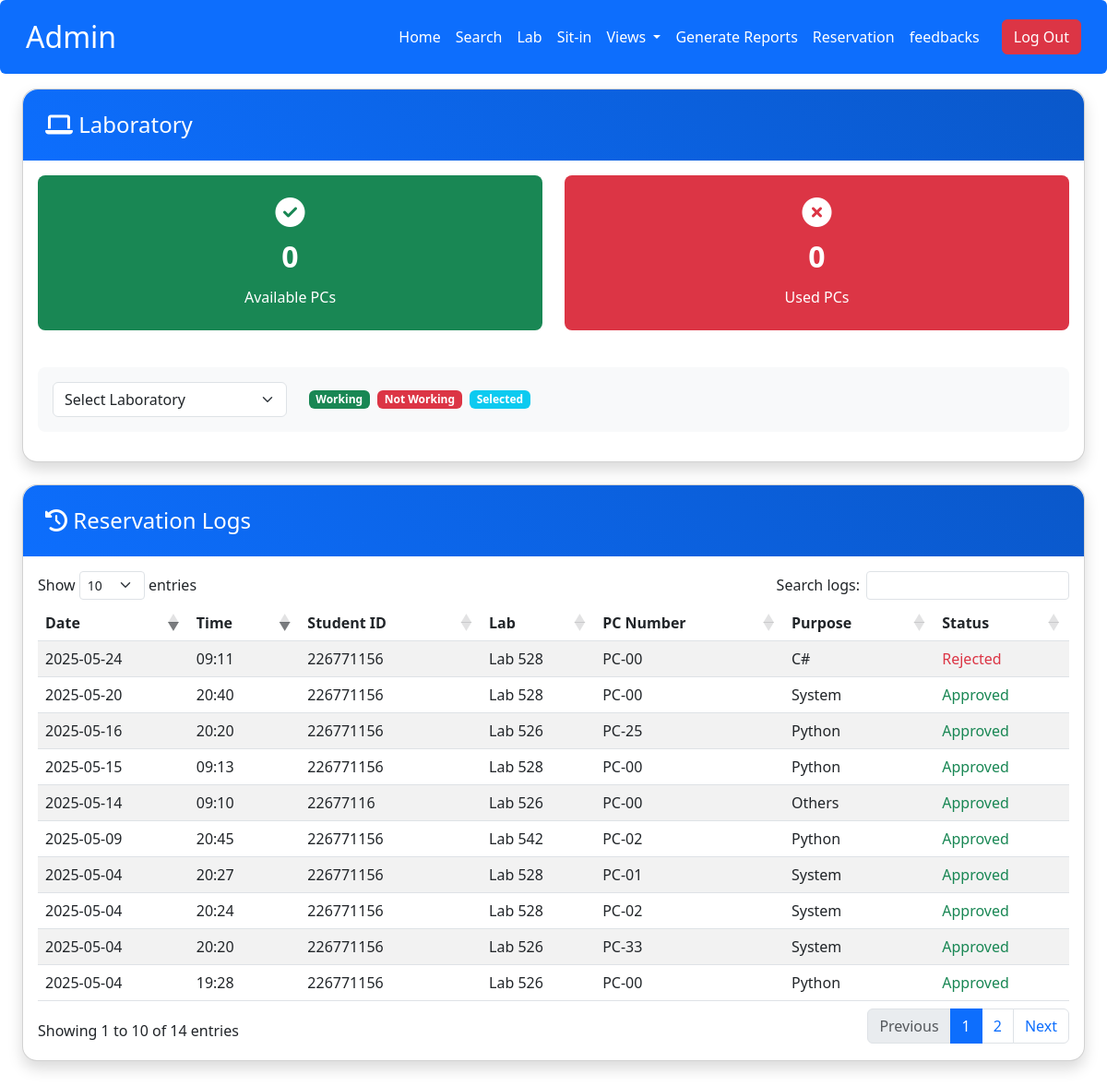
Before: /admin/lab_management.php with the older database file.
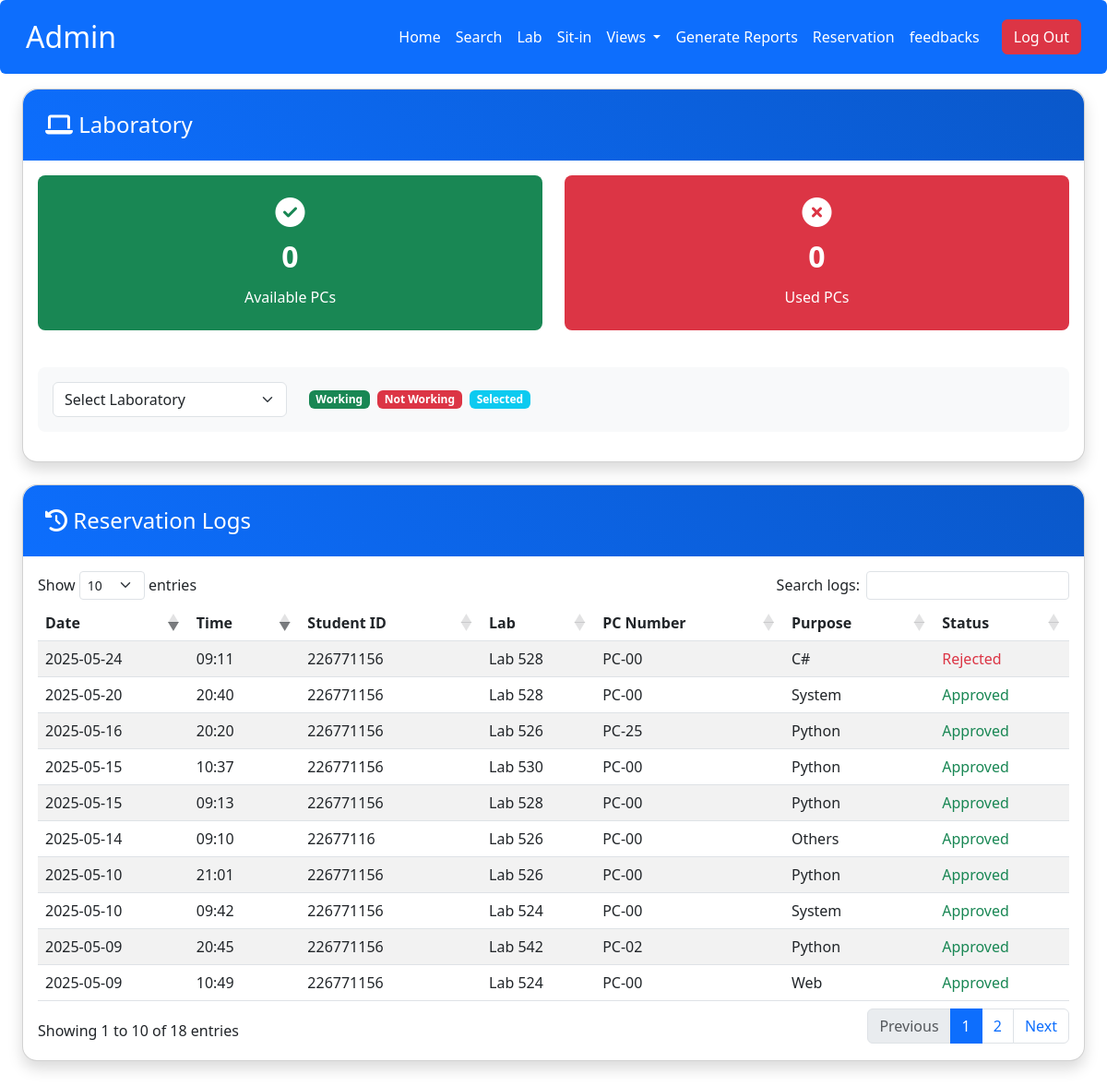
After: the same page with the newer database file.
### tables this page shows
CREATE TABLE `reservation` (
  `reservation_id` int(11) NOT NULL,
  `id_number` int(11) NOT NULL,
  `lab` varchar(11) NOT NULL,
  `pc_number` int(11) NOT NULL,
  `purpose` varchar(50) NOT NULL,
  `reservation_date` varchar(10) NOT NULL,
  `reservation_time` varchar(10) NOT NULL,
  `status` varchar(10) NOT NULL DEFAULT 'pending',
  `created_at` timestamp NOT NULL DEFAULT current_timestamp()
);

### admin/lab_management.php (the view, shortened to what this page needs)
<?php
include('db.php');
include('admin_navbar.php');
?>
<!DOCTYPE html>
<html lang="en">
<head>
    <link rel="stylesheet" href="https://cdn.jsdelivr.net/npm/bootstrap@5.3.0/dist/css/bootstrap.min.css">
    <link rel="stylesheet" href="https://cdn.datatables.net/1.11.5/css/dataTables.bootstrap5.min.css">
    <link rel="stylesheet" href="https://cdnjs.cloudflare.com/ajax/libs/font-awesome/6.5.1/css/all.min.css">
</head>
<body>
    <div class="container-fluid px-4 py-3">
        <div class="card mb-4">
            <div class="header-gradient">
                <h4 class="mb-0"><i class="fas fa-laptop"></i> Laboratory</h4>
            </div>
            <div class="card-body">
                <div class="row mb-4">
                    <div class="col-md-6">
                        <div class="status-card bg-success text-white">
                            <i class="fas fa-check-circle fa-2x mb-2"></i>
                            <div class="status-number" id="availablePCs">0</div>
                            <div>Available PCs</div>
                        </div>
                    </div>
                    <div class="col-md-6">
                        <div class="status-card bg-danger text-white">
                            <i class="fas fa-times-circle fa-2x mb-2"></i>
                            <div class="status-number" id="usedPCs">0</div>
                            <div>Used PCs</div>
                        </div>
                    </div>
                </div>
                <div class="lab-filter">
                    <div class="row align-items-center">
                        <div class="col-md-3">
                            <select class="form-select" id="labFilter" onchange="filterLab()">
                                <option value="">Select Laboratory</option>
                            </select>
                        </div>
                        <div class="col-md-9">
                            <div class="d-flex gap-2">
                                <span class="badge bg-success">Working</span>
                                <span class="badge bg-danger">Not Working</span>
                                <span class="badge bg-info">Selected</span>
                            </div>
                        </div>
                    </div>
                </div>
            </div>
        </div>
        <div class="card">
            <div class="header-gradient">
                <h4 class="mb-0"><i class="fas fa-history"></i> Reservation Logs</h4>
            </div>
            <div class="card-body">
                <div class="table-responsive">
                    <table class="table table-striped" id="reservationLogsTable">
                        <thead>
                            <tr>
                                <th>Date</th>
                                <th>Time</th>
                                <th>Student ID</th>
                                <th>Lab</th>
                                <th>PC Number</th>
                                <th>Purpose</th>
                                <th>Status</th>
                            </tr>
                        </thead>
                        <tbody>
                            <?php
                            $query = "SELECT r.*, u.fname, u.lname
                                    FROM reservation r
                                    LEFT JOIN user u ON r.id_number = u.id
                                    ORDER BY r.reservation_date DESC, r.reservation_time DESC";
                            $result = $con->query($query);
                            while($row = $result->fetch_assoc()) {
                                $status_class = match($row['status']) {
                                    'pending' => 'text-warning',
                                    'approved' => 'text-success',
                                    'rejected' => 'text-danger',
                                    default => ''
                                };
                                echo "<tr>
                                    <td>{$row['reservation_date']}</td>
                                    <td>{$row['reservation_time']}</td>
                                    <td>{$row['id_number']}</td>
                                    <td>Lab {$row['lab']}</td>
                                    <td>PC-" . str_pad($row['pc_number'], 2, '0', STR_PAD_LEFT) . "</td>
                                    <td>{$row['purpose']}</td>
                                    <td class='{$status_class}'>" . ucfirst($row['status']) . "</td>
                                </tr>";
                            }
                            ?>
                        </tbody>
                    </table>
                </div>
            </div>
        </div>
    </div>
</body>
</html>

Changed rows visible on the page:
no longer on this page (row unchanged): reservation: reservation_date "2025-05-04", reservation_time "20:27", id_number "226771156", lab "528", pc_number "01", purpose "System", status "Approved"
no longer on this page (row unchanged): reservation: reservation_date "2025-05-04", reservation_time "20:24", id_number "226771156", lab "528", pc_number "02", purpose "System", status "Approved"
no longer on this page (row unchanged): reservation: reservation_date "2025-05-04", reservation_time "20:20", id_number "226771156", lab "526", pc_number "33", purpose "System", status "Approved"
no longer on this page (row unchanged): reservation: reservation_date "2025-05-04", reservation_time "19:28", id_number "226771156", lab "526", pc_number "00", purpose "Python", status "Approved"
added reservation: reservation_date "2025-05-15", reservation_time "10:37", id_number "226771156", lab "530", pc_number "00", purpose "Python", status "Approved"
added reservation: reservation_date "2025-05-10", reservation_time "21:01", id_number "226771156", lab "526", pc_number "00", purpose "Python", status "Approved"
added reservation: reservation_date "2025-05-10", reservation_time "09:42", id_number "226771156", lab "524", pc_number "00", purpose "System", status "Approved"
added reservation: reservation_date "2025-05-09", reservation_time "10:49", id_number "226771156", lab "524", pc_number "00", purpose "Web", status "Approved"
Other visible differences:
text written by a page script: "Show entries Search logs: Showing 1 to 10 of 14 entries Previous 1 2 Next" → "Show entries Search logs: Showing 1 to 10 of 18 entries Previous 1 2 Next"
